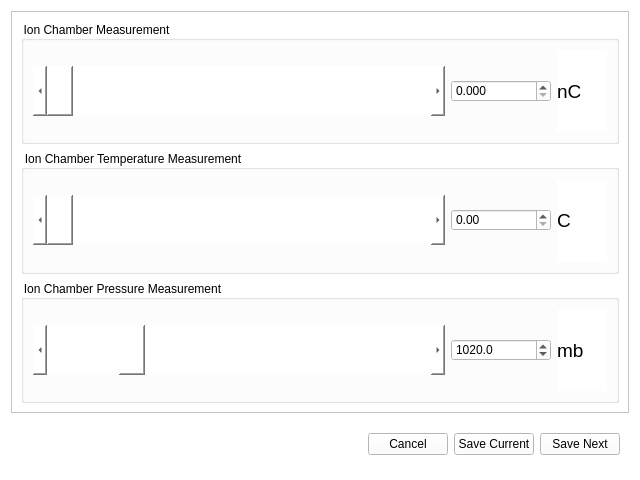
<?xml version="1.0" encoding="UTF-8"?>
<ui version="4.0">
 <class>Form</class>
 <widget class="QWidget" name="Form">
  <property name="geometry">
   <rect>
    <x>0</x>
    <y>0</y>
    <width>640</width>
    <height>480</height>
   </rect>
  </property>
  <property name="windowTitle">
   <string>Ion Chamber Measurements</string>
  </property>
  <property name="windowIcon">
   <iconset>
    <normaloff>iconspd/onlysphere.jpg</normaloff>iconspd/onlysphere.jpg</iconset>
  </property>
  <property name="styleSheet">
   <string notr="true">background-color: rgb(255, 255, 255);</string>
  </property>
  <layout class="QVBoxLayout" name="verticalLayout">
   <item>
    <widget class="QFrame" name="frame">
     <property name="styleSheet">
      <string notr="true">background-color: rgb(255, 255, 255);</string>
     </property>
     <property name="frameShape">
      <enum>QFrame::StyledPanel</enum>
     </property>
     <property name="frameShadow">
      <enum>QFrame::Raised</enum>
     </property>
     <layout class="QVBoxLayout" name="verticalLayout_2">
      <item>
       <widget class="QGroupBox" name="groupBox">
        <property name="title">
         <string>Ion Chamber Measurement</string>
        </property>
        <layout class="QHBoxLayout" name="horizontalLayout">
         <item>
          <widget class="QScrollBar" name="icmeasslider">
           <property name="minimumSize">
            <size>
             <width>50</width>
             <height>50</height>
            </size>
           </property>
           <property name="maximum">
            <number>10000</number>
           </property>
           <property name="pageStep">
            <number>100</number>
           </property>
           <property name="orientation">
            <enum>Qt::Horizontal</enum>
           </property>
          </widget>
         </item>
         <item>
          <widget class="QDoubleSpinBox" name="icmeas">
           <property name="maximumSize">
            <size>
             <width>100</width>
             <height>16777215</height>
            </size>
           </property>
           <property name="decimals">
            <number>3</number>
           </property>
           <property name="maximum">
            <double>10.000000000000000</double>
           </property>
           <property name="singleStep">
            <double>0.001000000000000</double>
           </property>
          </widget>
         </item>
         <item>
          <widget class="QLabel" name="label_3">
           <property name="maximumSize">
            <size>
             <width>50</width>
             <height>16777215</height>
            </size>
           </property>
           <property name="font">
            <font>
             <pointsize>14</pointsize>
            </font>
           </property>
           <property name="text">
            <string>nC</string>
           </property>
          </widget>
         </item>
        </layout>
       </widget>
      </item>
      <item>
       <widget class="QGroupBox" name="groupBox_2">
        <property name="title">
         <string>Ion Chamber Temperature Measurement</string>
        </property>
        <layout class="QHBoxLayout" name="horizontalLayout_2">
         <item>
          <widget class="QScrollBar" name="ictempslider">
           <property name="minimumSize">
            <size>
             <width>0</width>
             <height>50</height>
            </size>
           </property>
           <property name="maximum">
            <number>5000</number>
           </property>
           <property name="pageStep">
            <number>100</number>
           </property>
           <property name="orientation">
            <enum>Qt::Horizontal</enum>
           </property>
          </widget>
         </item>
         <item>
          <widget class="QDoubleSpinBox" name="ictemp">
           <property name="maximumSize">
            <size>
             <width>100</width>
             <height>16777215</height>
            </size>
           </property>
           <property name="maximum">
            <double>50.000000000000000</double>
           </property>
           <property name="singleStep">
            <double>0.010000000000000</double>
           </property>
          </widget>
         </item>
         <item>
          <widget class="QLabel" name="label_2">
           <property name="maximumSize">
            <size>
             <width>50</width>
             <height>16777215</height>
            </size>
           </property>
           <property name="font">
            <font>
             <pointsize>14</pointsize>
            </font>
           </property>
           <property name="text">
            <string>C</string>
           </property>
          </widget>
         </item>
        </layout>
       </widget>
      </item>
      <item>
       <widget class="QGroupBox" name="groupBox_3">
        <property name="title">
         <string>Ion Chamber Pressure Measurement</string>
        </property>
        <layout class="QHBoxLayout" name="horizontalLayout_3">
         <item>
          <widget class="QScrollBar" name="icpressureslider">
           <property name="minimumSize">
            <size>
             <width>0</width>
             <height>50</height>
            </size>
           </property>
           <property name="minimum">
            <number>9000</number>
           </property>
           <property name="maximum">
            <number>15000</number>
           </property>
           <property name="pageStep">
            <number>100</number>
           </property>
           <property name="value">
            <number>10200</number>
           </property>
           <property name="orientation">
            <enum>Qt::Horizontal</enum>
           </property>
          </widget>
         </item>
         <item>
          <widget class="QDoubleSpinBox" name="icpressure">
           <property name="maximumSize">
            <size>
             <width>100</width>
             <height>16777215</height>
            </size>
           </property>
           <property name="decimals">
            <number>1</number>
           </property>
           <property name="minimum">
            <double>900.000000000000000</double>
           </property>
           <property name="maximum">
            <double>1500.000000000000000</double>
           </property>
           <property name="value">
            <double>1020.000000000000000</double>
           </property>
          </widget>
         </item>
         <item>
          <widget class="QLabel" name="label">
           <property name="maximumSize">
            <size>
             <width>50</width>
             <height>16777215</height>
            </size>
           </property>
           <property name="font">
            <font>
             <pointsize>14</pointsize>
            </font>
           </property>
           <property name="text">
            <string>mb</string>
           </property>
          </widget>
         </item>
        </layout>
       </widget>
      </item>
     </layout>
    </widget>
   </item>
   <item>
    <widget class="QFrame" name="frame_2">
     <property name="maximumSize">
      <size>
       <width>16777215</width>
       <height>50</height>
      </size>
     </property>
     <property name="frameShape">
      <enum>QFrame::NoFrame</enum>
     </property>
     <property name="frameShadow">
      <enum>QFrame::Raised</enum>
     </property>
     <layout class="QHBoxLayout" name="horizontalLayout_4">
      <item>
       <spacer name="horizontalSpacer">
        <property name="orientation">
         <enum>Qt::Horizontal</enum>
        </property>
        <property name="sizeHint" stdset="0">
         <size>
          <width>284</width>
          <height>20</height>
         </size>
        </property>
       </spacer>
      </item>
      <item>
       <widget class="QPushButton" name="cancel">
        <property name="text">
         <string>Cancel</string>
        </property>
       </widget>
      </item>
      <item>
       <widget class="QPushButton" name="savecurrent">
        <property name="text">
         <string>Save Current</string>
        </property>
       </widget>
      </item>
      <item>
       <widget class="QPushButton" name="savenext">
        <property name="text">
         <string>Save Next</string>
        </property>
       </widget>
      </item>
     </layout>
    </widget>
   </item>
  </layout>
 </widget>
 <resources/>
 <connections/>
</ui>
